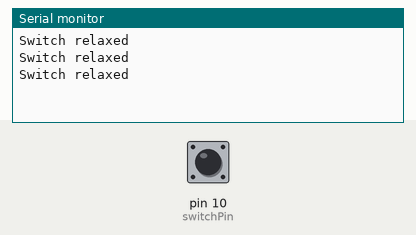
Simulated run of this sketch. Board: Arduino Uno, built with avr-gcc and run on an emulated ATmega328P. Parts: the last lines printed to the serial monitor. The test bench sets the inputs (shaded band); at power-on: pin 10 (switchPin) LOW.

Above: at 2.8 s.
2.9 s: pin 10 (switchPin) pulled HIGH for 1.2 s
5.6 s: pin 10 (switchPin) driven HIGH
At 6.5 s:
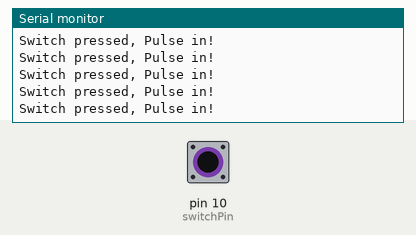
9.7 s: pin 10 (switchPin) pulsed LOW 2 times (0.12 s each, 0.3 s apart)
At 10.3 s:
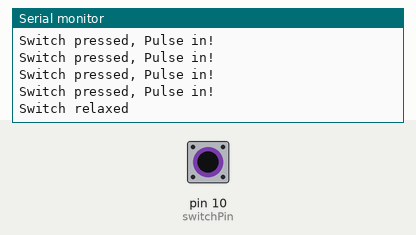

Measured:
- after the input at 9.7 s, the serial monitor: prints a new line after 0.08 s (image 2)

The sketch:

switch.ino
```cpp
#define switchPin 10

void setup()
{
  Serial.begin(9600);        // Initialize serial communication
  pinMode(switchPin, INPUT); // switch pin

}


void loop()
{
// when switch is pushed, display status on serial
if (digitalRead(switchPin) == HIGH){
  Serial.println("Switch pressed, Pulse in!");
}
else {
  Serial.println("Switch relaxed");
  // Delay for serial over load
  delay(1000);
}

}
```
